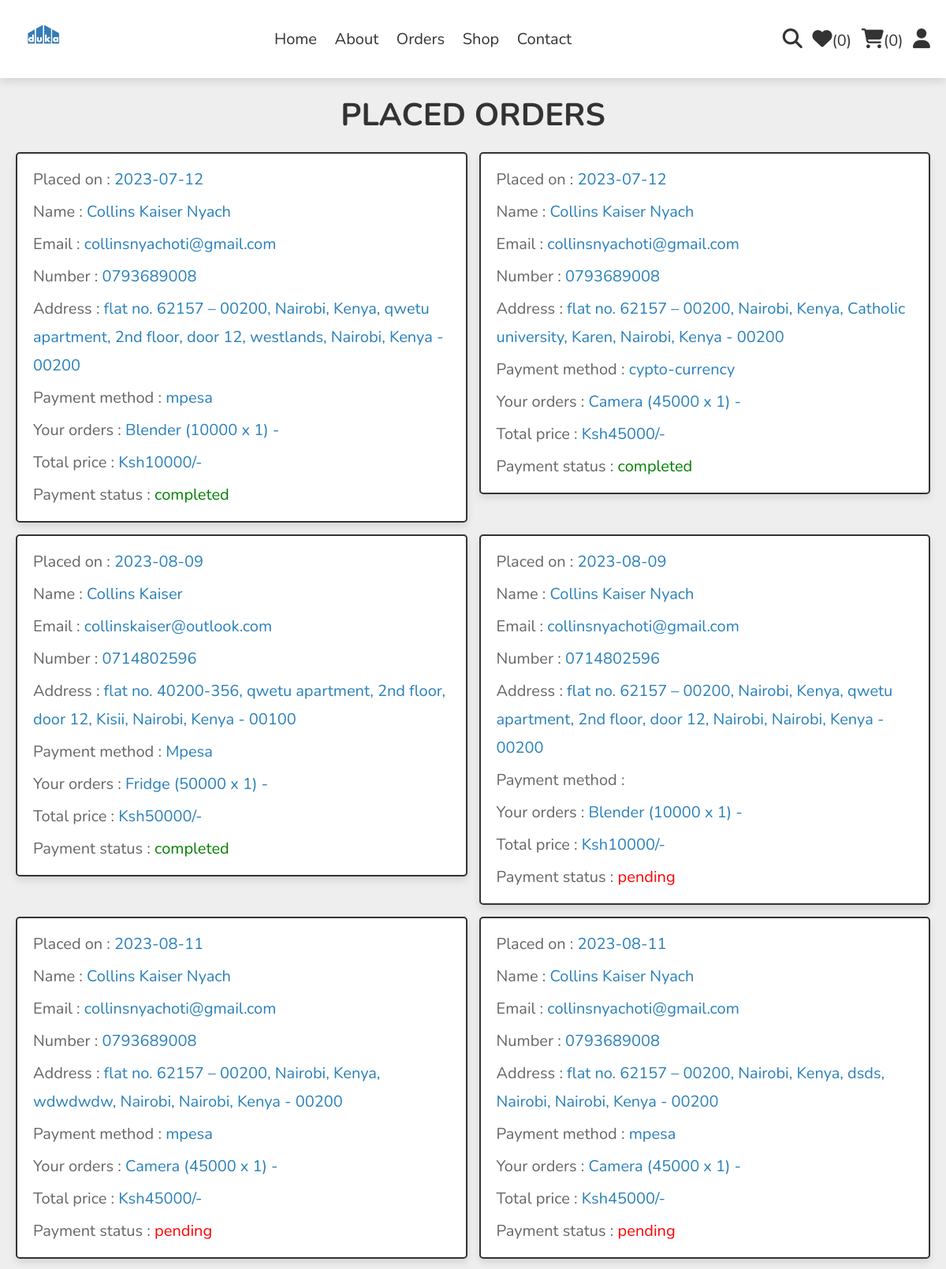
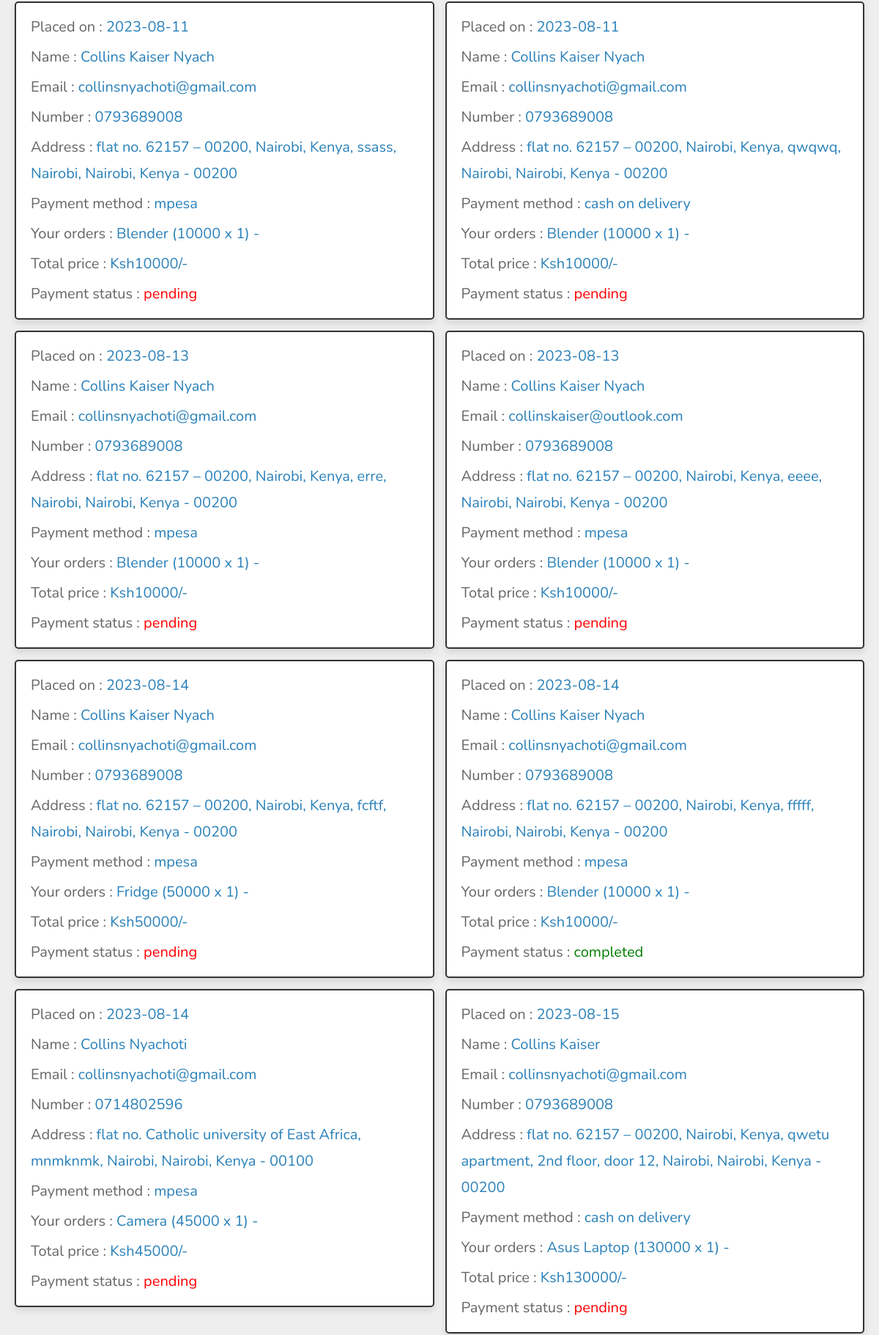
Screenshot of /orders.php (signed in, upper part) with the database file from the repository (2 pictures, top to bottom).
### tables this page shows
CREATE TABLE `orders` (
  `id` int(100) NOT NULL,
  `user_id` int(100) NOT NULL,
  `name` varchar(20) NOT NULL,
  `number` varchar(10) NOT NULL,
  `email` varchar(50) NOT NULL,
  `method` varchar(50) NOT NULL,
  `address` varchar(500) NOT NULL,
  `total_products` varchar(1000) NOT NULL,
  `total_price` int(100) NOT NULL,
  `placed_on` date NOT NULL DEFAULT current_timestamp(),
  `payment_status` varchar(20) NOT NULL DEFAULT 'pending'
);

### orders.php (the view, shortened to what this page needs)
<?php
include 'components/connect.php';
if(isset($_SESSION['user_id'])){
   $user_id = $_SESSION['user_id'];
}else{
   $user_id = '';
};
?>
<!DOCTYPE html>
<html lang="en">
<head>
   <link rel="stylesheet" href="https://cdnjs.cloudflare.com/ajax/libs/font-awesome/6.1.1/css/all.min.css">
   <link rel="stylesheet" href="css/style.css">
</head>
<body>
<?php include 'components/user_header.php'; ?>
<section class="orders">
   <h1 class="heading">Placed orders</h1>
   <div class="box-container">
   <?php
      if($user_id == ''){
         echo '<p class="empty">Please login to see your orders</p>';
      }else{
         $select_orders = $conn->prepare("SELECT * FROM `orders` WHERE user_id = ?");
         $select_orders->execute([$user_id]);
         if($select_orders->rowCount() > 0){
            while($fetch_orders = $select_orders->fetch(PDO::FETCH_ASSOC)){
   ?>
   <div class="box">
      <p>Placed on : <span><?= $fetch_orders['placed_on']; ?></span></p>
      <p>Name : <span><?= $fetch_orders['name']; ?></span></p>
      <p>Email : <span><?= $fetch_orders['email']; ?></span></p>
      <p>Number : <span><?= $fetch_orders['number']; ?></span></p>
      <p>Address : <span><?= $fetch_orders['address']; ?></span></p>
      <p>Payment method : <span><?= $fetch_orders['method']; ?></span></p>
      <p>Your orders : <span><?= $fetch_orders['total_products']; ?></span></p>
      <p>Total price : <span>Ksh<?= $fetch_orders['total_price']; ?>/-</span></p>
      <p>Payment status : <span style="color:<?php if($fetch_orders['payment_status'] == 'pending'){ echo 'red'; }else{ echo 'green'; }; ?>"><?= $fetch_orders['payment_status']; ?></span> </p>
   </div>
   <?php
      }
      }else{
         echo '<p class="empty">No orders placed yet!</p>';
      }
      }
   ?>
   </div>
</section>
</body>
</html>

### css/style.css (style rules this page uses)
:root { --main-color:#2980b9; --orange:#f39c12; --red:#e74c3c; --black:#333; --white:#fff; --light-color:#666; --light-bg:#eee; --border:.2rem solid var(--black); --box-shadow:0 .5rem 1rem rgba(0,0,0,.1); }
* { font-family: 'Nunito', sans-serif; margin:0; padding:0; box-sizing: border-box; outline: none; border:none; text-decoration: none; }
html { font-size: 62.5%; overflow-x: hidden; }
body { background-color: var(--light-bg); }
section { padding:2rem; max-width: 1200px; margin:0 auto; }
.heading { font-size: 4rem; color:var(--black); margin-bottom: 2rem; text-align: center; text-transform: uppercase; }
.orders .box-container { display: flex; flex-wrap: wrap; gap:1.5rem; align-items: flex-start; }
.orders .box-container .box { padding:1rem 2rem; flex:1 1 40rem; border:var(--border); background-color: var(--white); box-shadow: var(--box-shadow); border-radius: .5rem; }
.orders .box-container .box p { margin:.5rem 0; line-height: 1.8; font-size: 2rem; color:var(--light-color); }
.orders .box-container .box p span { color:var(--main-color); }

### rows the page displays
orders: placed_on "2023-07-12", name "Collins Kaiser Nyach", email "collinsnyachoti@gmail.com", number "0793689008", address "flat no. 62157 – 00200, Nairobi, Kenya, qwetu apartment, 2nd floor, door 12, westlands, Nairobi, Kenya - 00200", method "mpesa", total_products "Blender (10000 x 1) -", total_price "10000", payment_status "completed"
orders: placed_on "2023-07-12", name "Collins Kaiser Nyach", email "collinsnyachoti@gmail.com", number "0793689008", address "flat no. 62157 – 00200, Nairobi, Kenya, Catholic university, Karen, Nairobi, Kenya - 00200", method "cypto-currency", total_products "Camera (45000 x 1) -", total_price "45000", payment_status "completed"
orders: placed_on "2023-08-09", name "Collins Kaiser", email "collinskaiser@outlook.com", number "0714802596", address "flat no. 40200-356, qwetu apartment, 2nd floor, door 12, Kisii, Nairobi, Kenya - 00100", method "Mpesa", total_products "Fridge (50000 x 1) -", total_price "50000", payment_status "completed"
orders: placed_on "2023-08-09", name "Collins Kaiser Nyach", email "collinsnyachoti@gmail.com", number "0714802596", address "flat no. 62157 – 00200, Nairobi, Kenya, qwetu apartment, 2nd floor, door 12, Nairobi, Nairobi, Kenya - 00200", total_products "Blender (10000 x 1) -", total_price "10000", payment_status "pending"
orders: placed_on "2023-08-11", name "Collins Kaiser Nyach", email "collinsnyachoti@gmail.com", number "0793689008", address "flat no. 62157 – 00200, Nairobi, Kenya, wdwdwdw, Nairobi, Nairobi, Kenya - 00200", method "mpesa", total_products "Camera (45000 x 1) -", total_price "45000", payment_status "pending"
orders: placed_on "2023-08-11", name "Collins Kaiser Nyach", email "collinsnyachoti@gmail.com", number "0793689008", address "flat no. 62157 – 00200, Nairobi, Kenya, dsds, Nairobi, Nairobi, Kenya - 00200", method "mpesa", total_products "Camera (45000 x 1) -", total_price "45000", payment_status "pending"
orders: placed_on "2023-08-11", name "Collins Kaiser Nyach", email "collinsnyachoti@gmail.com", number "0793689008", address "flat no. 62157 – 00200, Nairobi, Kenya, ssass, Nairobi, Nairobi, Kenya - 00200", method "mpesa", total_products "Blender (10000 x 1) -", total_price "10000", payment_status "pending"
orders: placed_on "2023-08-11", name "Collins Kaiser Nyach", email "collinsnyachoti@gmail.com", number "0793689008", address "flat no. 62157 – 00200, Nairobi, Kenya, qwqwq, Nairobi, Nairobi, Kenya - 00200", method "cash on delivery", total_products "Blender (10000 x 1) -", total_price "10000", payment_status "pending"
orders: placed_on "2023-08-13", name "Collins Kaiser Nyach", email "collinsnyachoti@gmail.com", number "0793689008", address "flat no. 62157 – 00200, Nairobi, Kenya, erre, Nairobi, Nairobi, Kenya - 00200", method "mpesa", total_products "Blender (10000 x 1) -", total_price "10000", payment_status "pending"
orders: placed_on "2023-08-13", name "Collins Kaiser Nyach", email "collinskaiser@outlook.com", number "0793689008", address "flat no. 62157 – 00200, Nairobi, Kenya, eeee, Nairobi, Nairobi, Kenya - 00200", method "mpesa", total_products "Blender (10000 x 1) -", total_price "10000", payment_status "pending"
orders: placed_on "2023-08-14", name "Collins Kaiser Nyach", email "collinsnyachoti@gmail.com", number "0793689008", address "flat no. 62157 – 00200, Nairobi, Kenya, fcftf, Nairobi, Nairobi, Kenya - 00200", method "mpesa", total_products "Fridge (50000 x 1) -", total_price "50000", payment_status "pending"
orders: placed_on "2023-08-14", name "Collins Kaiser Nyach", email "collinsnyachoti@gmail.com", number "0793689008", address "flat no. 62157 – 00200, Nairobi, Kenya, fffff, Nairobi, Nairobi, Kenya - 00200", method "mpesa", total_products "Blender (10000 x 1) -", total_price "10000", payment_status "completed"
orders: placed_on "2023-08-14", name "Collins Nyachoti", email "collinsnyachoti@gmail.com", number "0714802596", address "flat no. Catholic university of East Africa, mnmknmk, Nairobi, Nairobi, Kenya - 00100", method "mpesa", total_products "Camera (45000 x 1) -", total_price "45000", payment_status "pending"
orders: placed_on "2023-08-15", name "Collins Kaiser", email "collinsnyachoti@gmail.com", number "0793689008", address "flat no. 62157 – 00200, Nairobi, Kenya, qwetu apartment, 2nd floor, door 12, Nairobi, Nairobi, Kenya - 00200", method "cash on delivery", total_products "Asus Laptop (130000 x 1) -", total_price "130000", payment_status "pending"

### other values shown
$total_wishlist_counts "0"
$total_cart_counts "0"
